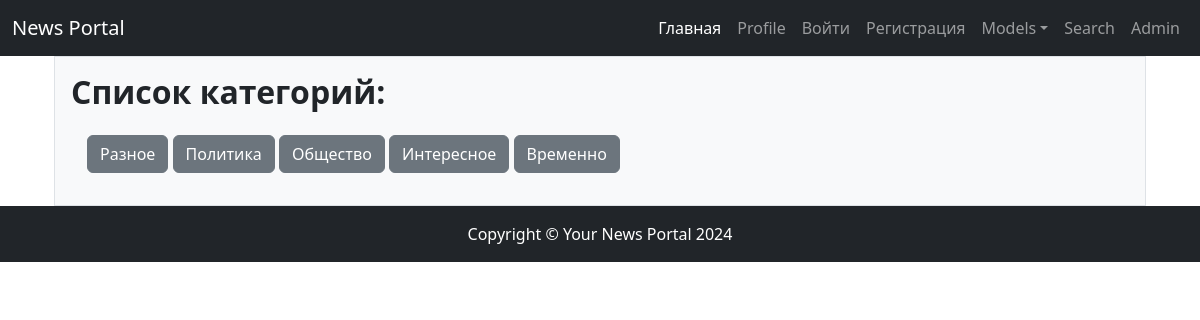
Page /categories/ on the committed database.
### news/models.py (models this page shows, shortened)
class Category(models.Model):
    category_name = models.CharField(max_length=200, unique=True)
    subscribers = models.ManyToManyField(User, related_name='categories')

### news/views/category.py (the view)
# urls.py: path('categories/', CategoryListView.as_view(), name='category_list'),
class CategoryListView(ListView):
    model = Category
    template_name = APP + "categories.html"
    context_object_name = "categories_list"

### news/templates/news/categories.html (shortened to what this page needs)
{% extends 'default.html' %}
{% block content %}
<div class="container d-grid gap-3">
    <div class="p-3 bg-light border">
    <h2><b>Список категорий:</b></h2>
        <div class="p-3">
            {% for cat in categories_list %}
            <a class="btn btn-secondary" href="{{ cat.id }}" role="button">{{ cat.category_name }}</a>
            {% endfor %}
        </div>
    </div>
</div>
{% endblock content %}

### rows in the picture
Category: category_name "Разное"
Category: category_name "Политика"
Category: category_name "Общество"
Category: category_name "Интересное"
Category: category_name "Временно"
